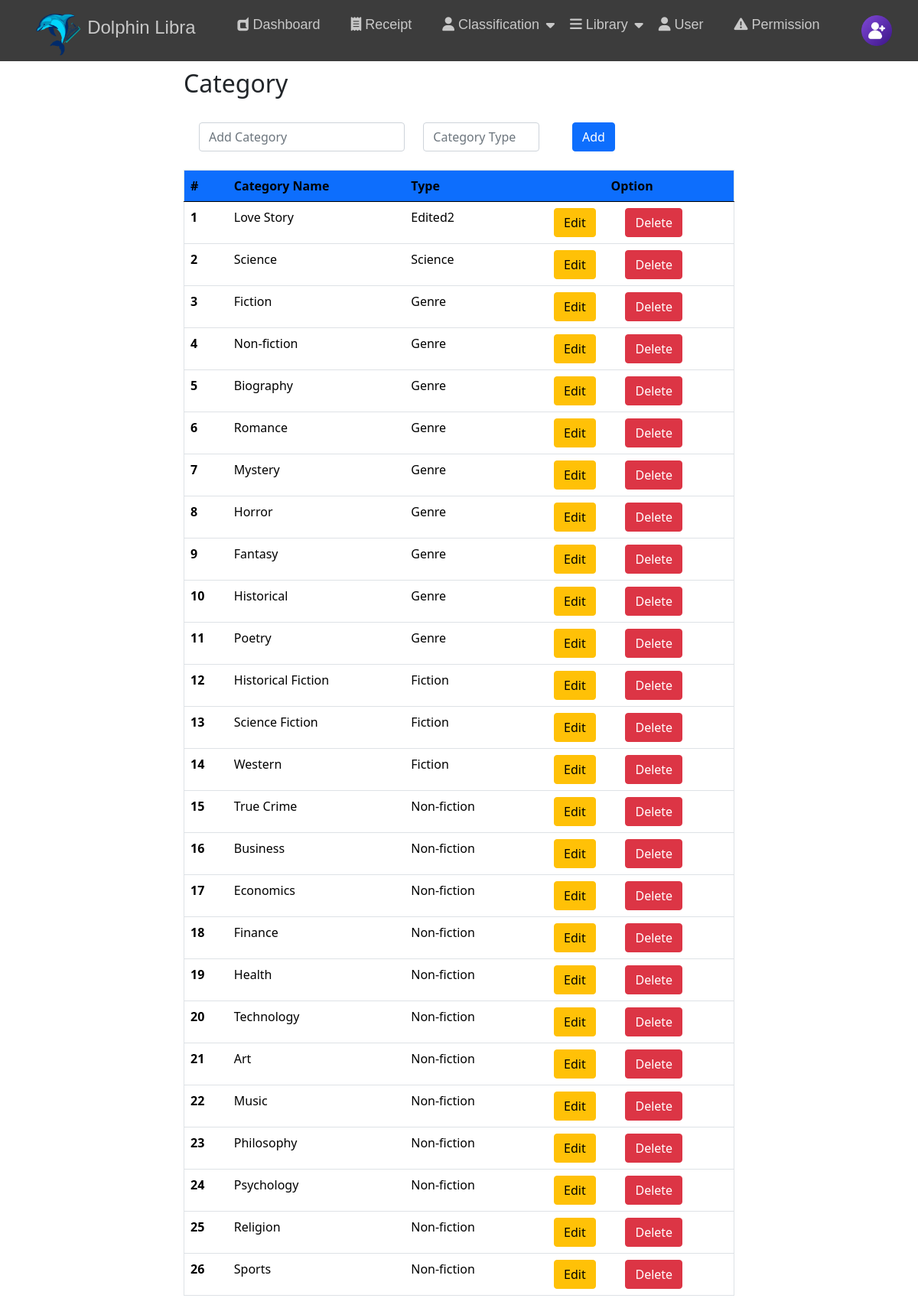
The app's page /admin/categoryBook.php with its own data.
### tables this page shows
CREATE TABLE `book_category` (
  `categoryID` int(5) NOT NULL,
  `bookCategory` varchar(100) NOT NULL,
  `categoryType` varchar(100) NOT NULL,
  `categoryBlank` varchar(100) NOT NULL
);

### admin/categoryBook.php (the view, shortened to what this page needs)
<?php
    require "./config.php";
?>
<!DOCTYPE html>
<html lang="en">
<head>
    <?php
    include "./configStyle.php";
    ?>
    <link rel="stylesheet" href="../../node_modules/bootstrap/dist/css/bootstrap.min.css">
</head>
<body>
    <?php
        include "./admin-nav.php";
    ?>
    <div class="container-mng-part mt-5">
        <div class="container ">
            <div class="row" style="margin-top:90px">
                <div class="col-md-8 mx-auto">
                    <h2>Category</h2>
                </div>
            </div>
            <div class="row text-center mx-auto py-3">
                <div class="col-md-8 mx-auto">
                    <?php
                        if(isset($_GET["cateID"])){
                            $updateCateID   = $_GET["cateID"];
                            $updateCateName = $_GET["cateName"];
                            $updateCateType = $_GET["cateType"];
                    ?>
                        <form action="./categoryBook.php" method="POST" class="needs-validation" novalidate >
                            <div class="col-md-12 mx-auto text-center">
                                <div class="row mx-auto">
                                    <div class="col-md-5 my-2">
                                        <input type="hidden" name="cateID_hidden" value="<?php echo $updateCateID;?>">
                                        <input type="text" name="updateCategory" value="<?php echo $updateCateName;?>" class="form-control bg-warning" placeholder="Add Category"  aria-describedby="inputGroupPrepend" required>
                                        <div class="invalid-feedback">
                                            Please add new category.
                                        </div>
                                    </div>
                                    <div class="col-md-3 my-2">
                                        <input type="text" name="updateCategoryType" value="<?php echo $updateCateType;?>" class="form-control bg-warning" placeholder="Category Type" aria-describedby="inputGroupPrepend" required>
                                    </div>
                                    <div class="col-md-3 my-2">
                                        <div class="row">
                                            <div class="col-md-6">
                                                <input type="submit" value="Update" name="btnUpdateCategory" id="btnUpdateCategory" class="btn btn-warning" >
                                            </div>
                                            <div class="col-md-6">
                                                <button type="button" name="btnCancel" class="btn btn-danger" onclick="cancelForm()">Cancel</button>
                                            </div>
                                        </div>
                                    </div>
                                </div>
                            </div>
                        </form>
                    <?php
                        }
                        else{
                    ?>
                    <form action="./categoryBook.php" method="POST">
                        <div class="col-md-12 mx-auto text-center">
                            <div class="row mx-auto">
                                <div class="col-md-5 my-2">
                                    <input type="text" name="category" value="" class="form-control" placeholder="Add Category">
                                </div>
                                <div class="col-md-3 my-2">
                                    <input type="text" name="categoryType" value="" class="form-control" placeholder="Category Type">
                                </div>
                                <div class="col-md-2 my-2">
                                    <input type="submit" value="Add" name="btnAddCategory" id="btnUpdateCategory" class="btn btn-primary">
                                </div>
                            </div>
                        </div>
                    </form>
                    <?php
                        }
                    ?>
                </div>
            </div>
            <div class="row">
                <div class="col-md-8 mx-auto table-responsive">
                    <table class="table bg-white rounded border table-hover">
                        <thead>
                            <tr class="bg-primary text-white ">
                                <th scope="col">#</th>
                                <th scope="col">Category Name</th>
                                <th scope="col">Type</th>
                                <th scope="col" class="text-center" colspan="2">Option</th>
                            </tr>
                        </thead>
                        <tbody>
                            <?php
                                $sql = "SELECT categoryID, bookCategory, categoryType FROM book_category";
                                $query = mysqli_query($link, $sql);
                                $i=0;
                                while($row = mysqli_fetch_assoc($query)){
                                    $categoryID = $row["categoryID"];
                                    $bookCategory = $row["bookCategory"];
                                    $bookCategoryType = $row["categoryType"];
                                    $i++;
                            ?>
                            <tr>
                                <th scope="row"><?php echo $i;?></th>
                                <td><?php echo $bookCategory;?></td>
                                <td><?php echo $bookCategoryType;?></td>
                                <td class="text-center" >
                                    <a href="./categoryBook.php? cateID= <?php echo $categoryID;?> && cateName=<?php echo $bookCategory;?> && cateType=<?php echo $bookCategoryType;?> "
                                        class="btn btn-warning" name="btnEdit" id="btnEdit">
                                        Edit
                                    </a>
                                </td>
                                <td class="text-left">
                                    <a href="./categoryBook.php? deleteCateID= <?php echo $categoryID;?> && cateName=<?php echo $bookCategory;?> && cateType=<?php echo $bookCategoryType;?> "
                                        class="btn btn-danger" name="btnDelete">
                                        Delete
                                    </a>
                                </td>
                            </tr>
                            <?php
                                }
                            ?>
                        </tbody>
                    </table>
                </div>
            </div>
        </div>
    </div>
</body>

### records on screen
book_category: bookCategory "Love Story", categoryType "Edited2"
book_category: bookCategory "Science", categoryType "Science"
book_category: bookCategory "Fiction", categoryType "Genre"
book_category: bookCategory "Non-fiction", categoryType "Genre"
book_category: bookCategory "Biography", categoryType "Genre"
book_category: bookCategory "Romance", categoryType "Genre"
book_category: bookCategory "Mystery", categoryType "Genre"
book_category: bookCategory "Horror", categoryType "Genre"
book_category: bookCategory "Fantasy", categoryType "Genre"
book_category: bookCategory "Historical", categoryType "Genre"
book_category: bookCategory "Poetry", categoryType "Genre"
book_category: bookCategory "Historical Fiction", categoryType "Fiction"
book_category: bookCategory "Science Fiction", categoryType "Fiction"
book_category: bookCategory "Western", categoryType "Fiction"
book_category: bookCategory "True Crime", categoryType "Non-fiction"
book_category: bookCategory "Business", categoryType "Non-fiction"
book_category: bookCategory "Economics", categoryType "Non-fiction"
book_category: bookCategory "Finance", categoryType "Non-fiction"
book_category: bookCategory "Health", categoryType "Non-fiction"
book_category: bookCategory "Technology", categoryType "Non-fiction"
book_category: bookCategory "Art", categoryType "Non-fiction"
book_category: bookCategory "Music", categoryType "Non-fiction"
book_category: bookCategory "Philosophy", categoryType "Non-fiction"
book_category: bookCategory "Psychology", categoryType "Non-fiction"
book_category: bookCategory "Religion", categoryType "Non-fiction"
book_category: bookCategory "Sports", categoryType "Non-fiction"
